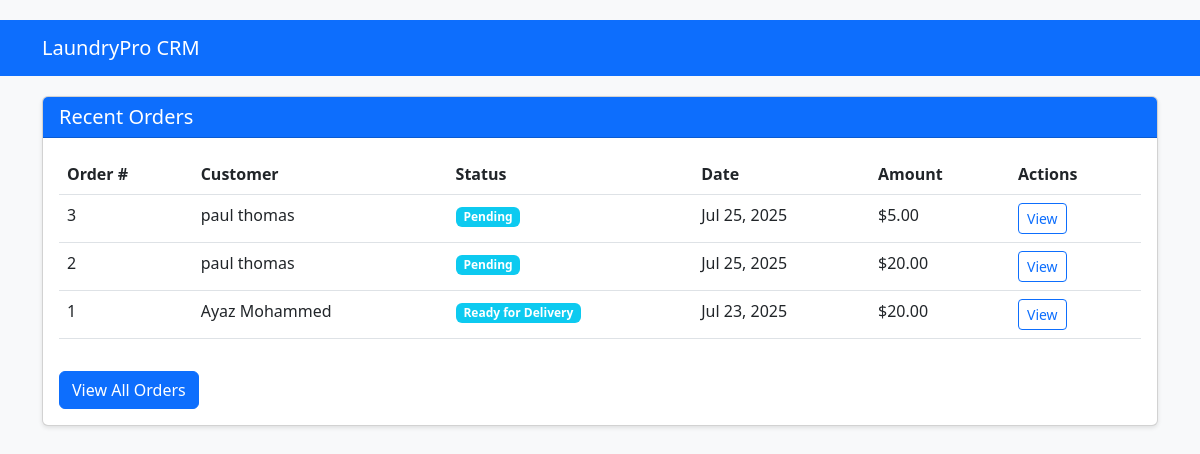
/dashboard, run on the app's committed database.
### webapp/models.py (models this page shows, shortened)
class Order(models.Model):
    STATUS_CHOICES = [
        ('PENDING', 'Pending'),
        ('RECEIVED', 'Received'),
        ('WASHING', 'Washing'),
        ('PRESSING', 'Pressing'),
        ('READY', 'Ready for Delivery'),
        ('DELIVERING', 'Out for Delivery'),
        ('COMPLETED', 'Completed'),
        ('CANCELLED', 'Cancelled'),
    ]
    customer = models.ForeignKey(Customer, on_delete=models.CASCADE)
    order_date = models.DateTimeField(auto_now_add=True)
    pickup_date = models.DateTimeField(blank=True, null=True)
    delivery_date = models.DateTimeField(blank=True, null=True)
    status = models.CharField(max_length=20, choices=STATUS_CHOICES, default='PENDING')
    total_amount = models.DecimalField(max_digits=10, decimal_places=2, default=0)
    assigned_staff = models.ForeignKey(Staff, on_delete=models.SET_NULL, null=True, blank=True)
    special_instructions = models.TextField(blank=True, null=True)

class Customer(models.Model):
    creation_date = models.DateTimeField(auto_now_add=True)
    first_name = models.CharField(max_length=100)
    last_name = models.CharField(max_length=100)
    email = models.EmailField(max_length=255)
    phone = models.CharField(max_length=20)
    address = models.CharField(max_length=300)
    city = models.CharField(max_length=255)
    province = models.CharField(max_length=200)
    country = models.CharField(max_length=125)
    special_instructions = models.TextField(blank=True, null=True)
    is_active = models.BooleanField(default=True)

### webapp/views.py (the view)
# urls.py: path('dashboard', views.dashboard, name="dashboard"),
def dashboard(request):
    recent_orders = Order.objects.all().order_by('-order_date')[:5]
    pending_tasks = Task.objects.filter(is_completed=False).order_by('due_date')[:5]
    active_staff = Staff.objects.filter(is_active=True).count()
    context = {
        'recent_orders': recent_orders,
        'pending_tasks': pending_tasks,
        'active_staff': active_staff,
    }
    return render(request, 'webapp/dashboard.html', context)

### webapp/templates/webapp/dashboard.html (shortened to what this page needs)
{% extends 'webapp/base.html' %}
{% block content %}
<div class="row">
    <div class="col-md-12">
        <div class="card">
            <div class="card-header bg-primary text-white">
                <h5 class="mb-0">Recent Orders</h5>
            </div>
            <div class="card-body">
                <div class="table-responsive">
                    <table class="table table-hover">
                        <thead>
                            <tr>
                                <th>Order #</th>
                                <th>Customer</th>
                                <th>Status</th>
                                <th>Date</th>
                                <th>Amount</th>
                                <th>Actions</th>
                            </tr>
                        </thead>
                        <tbody>
                            {% for order in recent_orders %}
                            <tr>
                                <td>{{ order.id }}</td>
                                <td>{{ order.customer.first_name }} {{ order.customer.last_name }}</td>
                                <td>
                                    <span class="badge
                                        {% if order.status == 'COMPLETED' %}bg-success
                                        {% elif order.status == 'CANCELLED' %}bg-danger
                                        {% else %}bg-info{% endif %}">
                                        {{ order.get_status_display }}
                                    </span>
                                </td>
                                <td>{{ order.order_date|date:"M d, Y" }}</td>
                                <td>${{ order.total_amount }}</td>
                                <td>
                                    <a href="{% url 'order_detail' order.pk %}" class="btn btn-sm btn-outline-primary">View</a>
                                </td>
                            </tr>
                            {% empty %}
                            <tr>
                                <td colspan="6" class="text-center">No recent orders found</td>
                            </tr>
                            {% endfor %}
                        </tbody>
                    </table>
                </div>
                <a href="{% url 'order_list' %}" class="btn btn-primary mt-3">View All Orders</a>
            </div>
        </div>
    </div>
</div>
{% endblock %}

### webapp/templates/webapp/base.html (shortened to what this page needs)
<!DOCTYPE html>
<html lang="en">
<head>
    <link href="https://cdn.jsdelivr.net/npm/bootstrap@5.3.0/dist/css/bootstrap.min.css" rel="stylesheet">
</head>
<body>
    <nav class="navbar navbar-expand-lg navbar-dark bg-primary">
        <div class="container">
            <a class="navbar-brand" href="{% url '' %}">LaundryPro CRM</a>
        </div>
    </nav>
    <div class="container">
        {% block content %}{% endblock %}
    </div>
</body>
</html>

### webapp/templates/webapp/base.html (style rules this page uses)
body { padding-top: 20px; background-color: #f8f9fa; }
.navbar { margin-bottom: 20px; }
.card { margin-bottom: 20px; box-shadow: 0 2px 4px rgba(0,0,0,0.1); }
.card-header { font-weight: bold; }

### data on the page
Order: id "3", customer.first_name "paul", customer.last_name "thomas", status "Pending", order_date "Jul 25, 2025", total_amount "5.00"
Order: id "2", customer.first_name "paul", customer.last_name "thomas", status "Pending", order_date "Jul 25, 2025", total_amount "20.00"
Order: id "1", customer.first_name "Ayaz", customer.last_name "Mohammed", status "Ready for Delivery", order_date "Jul 23, 2025", total_amount "20.00"
